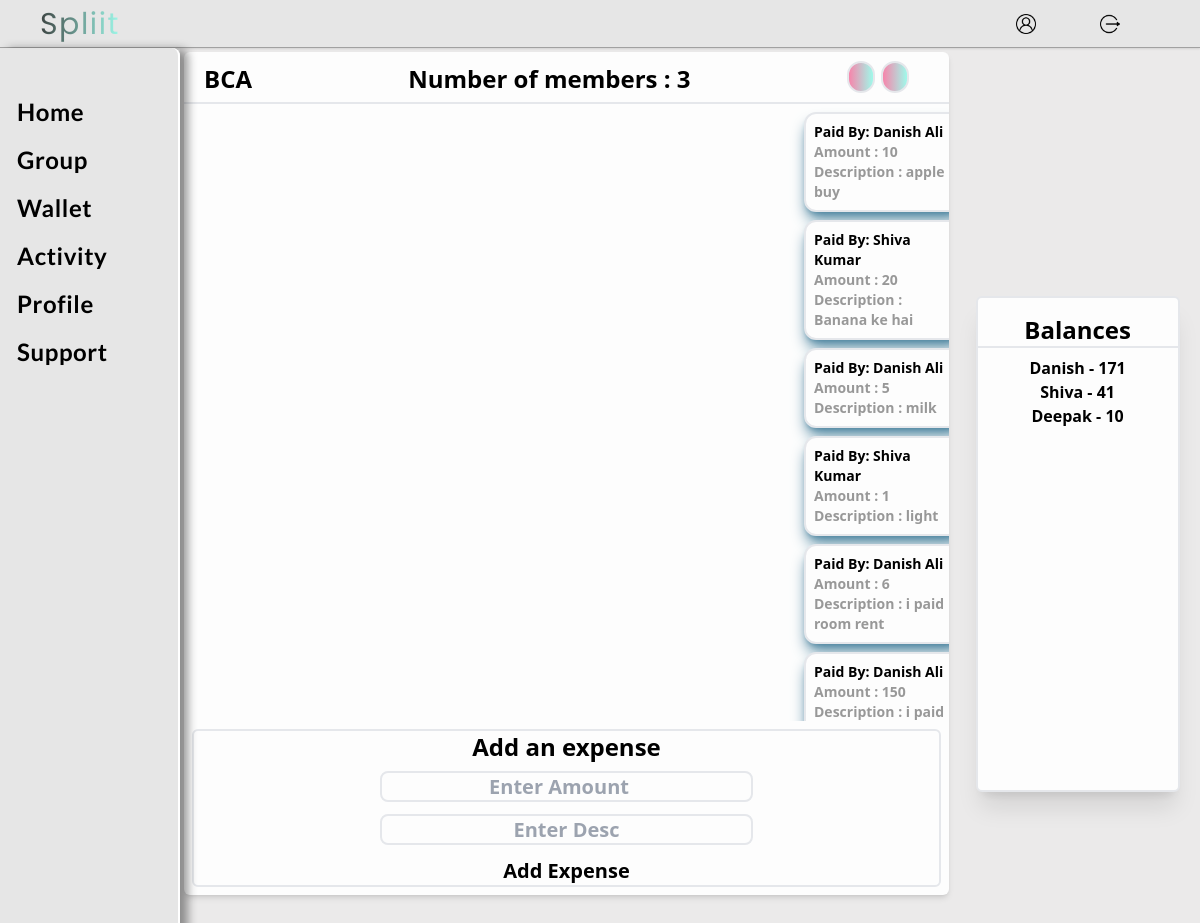
Screenshot of /group/5 (signed in) with the database file from the repository.
### home/models.py (models this page shows, shortened)
class Group(models.Model):
    user = models.ForeignKey(User, on_delete=models.CASCADE)
    name = models.CharField(max_length=255,blank=True,null=True,unique=True)
    is_admin = models.BooleanField(default=True)

class HistoryMember(models.Model):
    user = models.ForeignKey(User, on_delete=models.CASCADE)
    group = models.ForeignKey(Group, on_delete=models.CASCADE)
    amount = models.IntegerField(blank=True,null=True,default=0)
    desc = models.CharField(max_length=255,blank=True,null=True)
    date = models.DateTimeField(auto_now_add=True,blank=True,null=True)

### home/views.py (the view)
# urls.py: path('group/<str:id>',views.groupdetails,name="groupdetails"),
def groupdetails(request, id):
    if request.user.is_authenticated:
        try:
            try:
                group = Group.objects.get(user=request.user, id=id)
                member = HistoryMember.objects.filter(group=group)
                member_total = HistoryMember.objects.filter(
                    group=group).values_list('user__id').distinct()
                total = len(member_total)
                member_filter = HistoryMember.objects.filter(group=group)
                data = member_filter.values('id', 'user__first_name', 'amount').values('user__first_name').distinct().annotate(
                    running_amount=Window(
                        expression=Sum('amount'),
                        partition_by=[F('user__id')],
                    ))
                context = {'group': group, 'member': member,
                           'total': total, 'data': data}
                return render(request, 'home/group-details.html', context)
            except:
                group = Group.objects.get(id=id)
                member = HistoryMember.objects.filter(group=group)
                member_total = HistoryMember.objects.filter(
                    group=group).values_list('user__id').distinct()
                group.is_admin = False
                total = len(member_total)
                member_filter = HistoryMember.objects.filter(group=group)
                data = member_filter.values('id', 'user__first_name', 'amount').values('user__first_name').distinct().annotate(
                    running_amount=Window(
                        expression=Sum('amount'),
                        partition_by=[F('user__id')],
                    ))
                context = {'group': group, 'member': member,
                           'total': total, 'data': data}
                print(request)
                return render(request, 'home/group-details.html', context)
        except:
            return redirect('/group')
    else:
        return redirect('/login')

### templates/home/group-details.html (shortened to what this page needs)
{% extends 'base.html' %}
  {% load static %}
  {% block body %}
    <div class="flex flex-col justify-center  font-bold w-[85%] h-screen   bg-[rgba(215,213,213,0.5)] relative left-[15%]">
        <div class="w-[75%] h-[85%] bg-gray absolute top-1 left-1 flex flex-col rounded-md shadow-md bg-White">
          <div class="  w-full h-12  flex flex-row  items-center justify-between px-5 pr-10 rounded-t-md mt-1 border-b-2 py-2 text-2xl">
            <h1>{{group.name}} </h1>
            <h1> Number of members : {{total}} </h1>
            <div>
            <button
              class="text-lg border-2 border-lightgray px-3 h-8 rounded-full text-beige hover:shadow-lg bg-gradient-to-r from-Tickle-Me-Pink to-Celeste hover:scale-105 transition ease-in duration-150"
            >
            </button>
            <button
            class="text-lg border-2 border-lightgray px-3 h-8 rounded-full text-beige hover:shadow-lg bg-gradient-to-r from-Tickle-Me-Pink to-Celeste hover:scale-105 transition ease-in duration-150"  data-modal-toggle="exampleModal"
          >
          </button>
        </div>
          </div>
          <div   class="text-xl overflow-scroll h-full">
            {% for data in member %}
                {% if data.amount != 0 %}
                 {% if data.user.username == user.username %}
                 <div class="bg-White shadow-lg w-40 border-2 m-2 shadow-Celadon-blue rounded-xl relative left-[2%] flex flex-col">
                    <div class="p-2" >
                        <p class="text-sm">Paid By: {{data.user.get_full_name}}</p>
                        <p class="text-sm text-[rgba(0,0,0,0.4)]">Amount : {{data.amount}}</p>
                        <p class="text-sm text-[rgba(0,0,0,0.4)]">Description : {{data.desc}}</p>
                        <a href="/deleteexpense" class="text-sm text-Black-Olive flex justify-end hover:text-Tickle-Me-Pink">Delete</a>
                    </div>
                  </div>
                 {% else %}
                 <div class="bg-White shadow-lg w-40 border-2 m-2 shadow-Celadon-blue rounded-xl relative left-[80%]">
                    <div class="p-2 ">
                        <p class="text-sm">Paid By: {{data.user.get_full_name}}</p>
                        <p class="text-sm text-[rgba(0,0,0,0.4)]">Amount : {{data.amount}}</p>
                        <p class="text-sm text-[rgba(0,0,0,0.4)]">Description : {{data.desc}}</p>
                    </div>
                  </div>
                {% endif %}
                {% endif %}
                {% endfor %}
            </div>
          <div class="flex flex-col border-2 m-2 rounded-md">
            <h1 class="self-center text-2xl mb-2">Add an expense </h1>
            <form action="/sendmsg" method="post">
              <div class="flex flex-col text-xl items-center">
                <input
                  type="number"
                  name="amount"
                  class="w-1/2 h-[10%] target:outline-gray-400 rounded-lg bg-transparent px-2 border-2 text-center"
                  placeholder="Enter Amount"
                />
                <input
                  type="text"
                  name="desc"
                  class="w-1/2 h-[10%] target:outline-gray-400 rounded-lg bg-transparent px-2 my-3 border-2 text-center"
                  placeholder="Enter Desc"
                />
                <input type="submit" class="btn btn-primary" value="Add Expense" class="border-2 w-36 h-10 mb-2 rounded-full bg-gradient-to-r from-BUff to-Tickle-Me-Pink px-2"/>
              </div>
            </form>
          </div>
      </div>
      <div class=" text-black rounded-md shadow-xl h-1/2 w-1/5 absolute left-[78%] flex flex-col items-center bg-White py-4 border-2" >
      <h1 class="text-2xl mb-2 border-b-2 w-full text-center">Balances</h1>
      {% for data in data %}
      <p class="text-md">{{data.user__first_name}} - {{data.running_amount}}</p>
      {% endfor %}
      </div>
    </div>
      {% endblock body %}

### rows the page displays
Group: name "BCA"
HistoryMember: user.get_full_name "Danish Ali", amount "10", desc "apple buy"
HistoryMember: user.get_full_name "Shiva Kumar", amount "20", desc "Banana ke hai"
HistoryMember: user.get_full_name "Danish Ali", amount "5", desc "milk"
HistoryMember: user.get_full_name "Shiva Kumar", amount "1", desc "light"
HistoryMember: user.get_full_name "Danish Ali", amount "6", desc "i paid room rent"
HistoryMember: user.get_full_name "Danish Ali", amount "150", desc "i paid…"

### other values shown
{{ total }} "3"
{{ data.user__first_name }} "Danish"
{{ data.running_amount }} "171"
{{ data.user__first_name }} "Shiva"
{{ data.running_amount }} "41"
{{ data.user__first_name }} "Deepak"
{{ data.running_amount }} "10"
